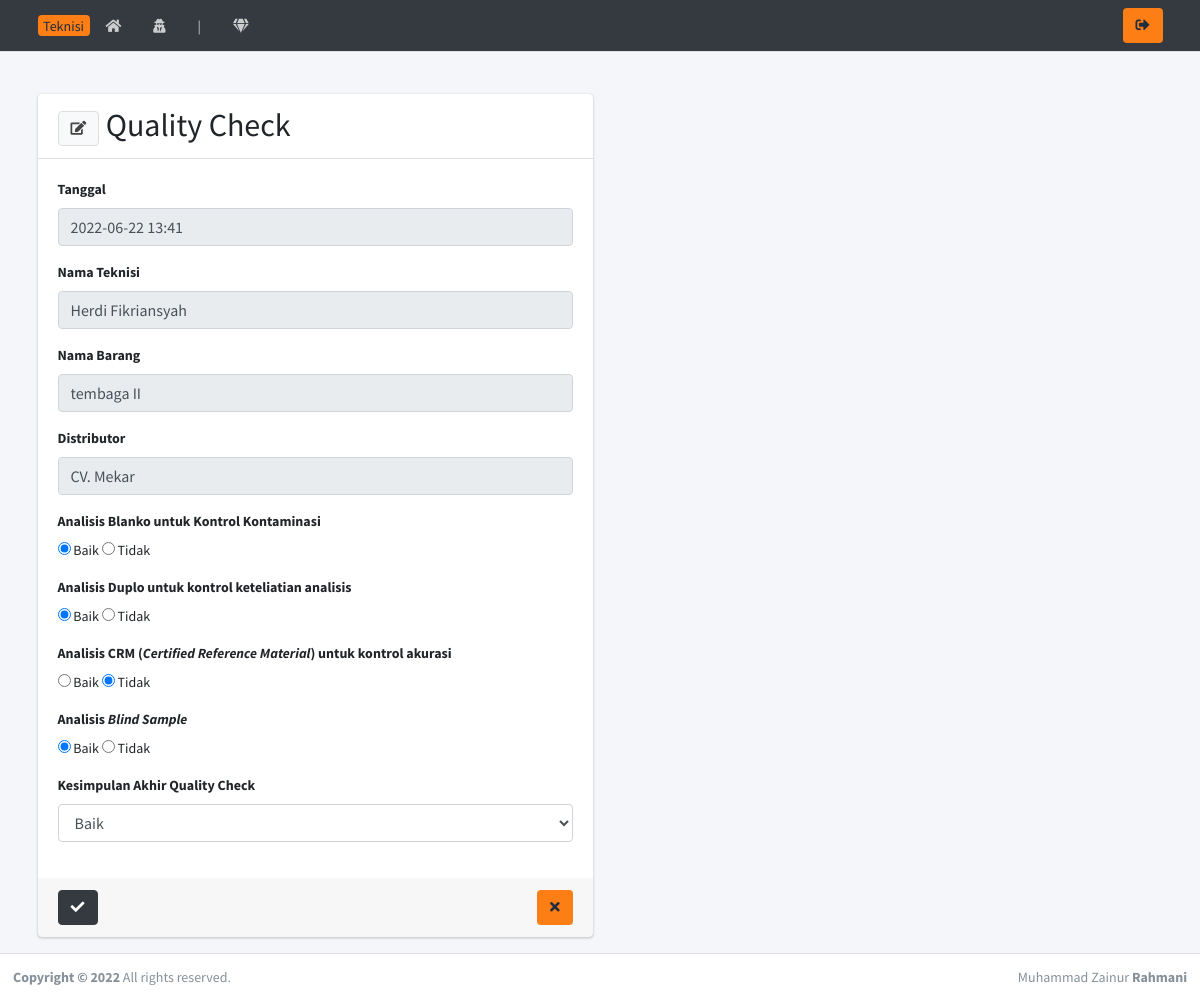
Page /davinci/qc_edit.php?idqc=3 on the committed database.
### tables this page shows
CREATE TABLE `qc` (
  `idqc` int(5) NOT NULL,
  `tglqc` timestamp NOT NULL DEFAULT CURRENT_TIMESTAMP ON UPDATE CURRENT_TIMESTAMP,
  `idbarangmasuk` int(5) NOT NULL,
  `idbarang` int(5) NOT NULL,
  `id` int(5) NOT NULL,
  `kuantiti` int(5) NOT NULL,
  `mutu1` enum('0','1') NOT NULL,
  `mutu2` enum('0','1') NOT NULL,
  `akurasi1` enum('0','1') NOT NULL,
  `akurasi2` enum('0','1') NOT NULL,
  `kesimpulan` varchar(50) NOT NULL
);

CREATE TABLE `user` (
  `id` int(5) NOT NULL,
  `telp` varchar(15) NOT NULL,
  `password` varchar(15) NOT NULL,
  `level` varchar(10) NOT NULL,
  `nama` varchar(80) NOT NULL,
  `alamat` text NOT NULL
);

CREATE TABLE `barang` (
  `idbarang` int(5) NOT NULL,
  `kode` varchar(10) NOT NULL,
  `namabarang` varchar(80) NOT NULL,
  `jenis` varchar(50) NOT NULL,
  `jumlah` int(5) NOT NULL,
  `harga` double NOT NULL,
  `berat` varchar(5) NOT NULL
);

CREATE TABLE `barangmasuk` (
  `idbarangmasuk` int(11) NOT NULL,
  `idbarang` int(11) NOT NULL,
  `kuantiti` int(5) NOT NULL,
  `tgl` date NOT NULL,
  `distributor` varchar(50) NOT NULL,
  `hargamasuk` float NOT NULL
);

### davinci/qc_edit.php (the view, shortened to what this page needs)
<?php require('headernya.php');
	$idqc = $_GET['idqc'];
	$query = mysqli_query($kon, "SELECT * FROM qc JOIN barangmasuk ON qc.idbarangmasuk = barangmasuk.idbarangmasuk JOIN barang ON barangmasuk.idbarang = barang.idbarang JOIN user ON qc.id = user.id WHERE idqc = '$idqc'");
	$data  = mysqli_fetch_array($query);
?>
  <div class="content-wrapper">
    <br><br>
    <section class="content">
      <div class="container">
        <div class="row">
          <div class="col-md-6 col-sm-12">
            <div class="card">
              <div class="card-header">
                <h2 style="display:inline;"><button class="btn btn-default" type="button" data-toggle="tooltip" data-placement="bottom" title="Ubah"><i class="fas fa-edit"></i></button> Quality Check</h2>
              </div>
              <div class="card-body">
                <form action="" method="POST" autocomplete="off">
                  <div class="form-group">
                      <label>Tanggal</label>
                      <input type="datetime" class="form-control" readonly value="<?= date('Y-m-d\ H:i',strtotime($data['tglqc'])) ?>">
                  </div>
                  <div class="form-group">
                      <label>Nama Teknisi</label>
                      <input type="text" class="form-control" readonly value="<?= $data['nama'] ?>">
                  </div>
                  <div class="form-group">
                      <label>Nama Barang</label>
                      <input type="text" class="form-control" readonly value="<?= $data['namabarang'] ?>">
                  </div>
                  <div class="form-group">
                      <label>Distributor</label>
                      <input type="text" class="form-control" readonly value="<?= $data['distributor'] ?>">
                  </div>
                  <div class="form-group">
                      <label>Analisis Blanko untuk Kontrol Kontaminasi</label><br>
                      <?php if($data['mutu1'] == 1){ ?>
                          <input type="radio" name="mutu1" value="1" checked> Baik
                          <input type="radio" name="mutu1" value="0"> Tidak<br>
                      <?php }else{ ?>
                          <input type="radio" name="mutu1" value="1"> Baik
                          <input type="radio" name="mutu1" value="0" checked> Tidak<br>
                      <?php } ?>
                  </div>
                  <div class="form-group">
                      <label>Analisis Duplo untuk kontrol keteliatian analisis</label><br>
                      <?php if($data['mutu2'] == 1){ ?>
                          <input type="radio" name="mutu2" value="1" checked> Baik
                          <input type="radio" name="mutu2" value="0"> Tidak<br>
                      <?php }else{ ?>
                          <input type="radio" name="mutu2" value="1"> Baik
                          <input type="radio" name="mutu2" value="0" checked> Tidak<br>
                      <?php } ?>
                  </div>
                  <div class="form-group">
                      <label>Analisis CRM (<i>Certified Reference Material</i>) untuk kontrol akurasi</label><br>
                      <?php if($data['akurasi1'] == 1){ ?>
                          <input type="radio" name="akurasi1" value="1" checked> Baik
                          <input type="radio" name="akurasi1" value="0"> Tidak<br>
                      <?php }else{ ?>
                          <input type="radio" name="akurasi1" value="1"> Baik
                          <input type="radio" name="akurasi1" value="0" checked> Tidak<br>
                      <?php } ?>
                  </div>
                  <div class="form-group">
                      <label>Analisis <i>Blind Sample</i></label><br>
                      <?php if($data['akurasi2'] == 1){ ?>
                          <input type="radio" name="akurasi2" value="1" checked> Baik
                          <input type="radio" name="akurasi2" value="0"> Tidak<br>
                      <?php }else{ ?>
                          <input type="radio" name="akurasi2" value="1"> Baik
                          <input type="radio" name="akurasi2" value="0" checked> Tidak<br>
                      <?php } ?>
                  </div>
                  <div class="form-group">
                      <label>Kesimpulan Akhir Quality Check</label><br>
                      <select name="kesimpulan" class="form-control" required>
                          <option value="<?= $data['kesimpulan'] ?>"><?= $data['kesimpulan'] ?></option>
                      </select>
                  </div>
                </div>
                <div class="card-footer">
                  <button type="submit" name="simpan" class="btn btn-dark" data-toggle="tooltip" data-placement="bottom" title="Simpan"><i class="fas fa-check"></i></button>
                  <button type="button" onclick="window.location='qc.php';" data-toggle="tooltip" data-placement="bottom" title="Kembali" class="btn bg-orange float-right">
                    <i class="fas fa-times"></i></button>
                </div>
            	</div>
            </div>
        </div>
      </section>
  </div>
<?php require('footernya.php') ?>

### rows in the picture
qc: tglqc "2022-06-22 13:41", id.nama "Herdi Fikriansyah", idbarang.namabarang "tembaga II", idbarangmasuk.distributor "CV. Mekar", kesimpulan "Baik"
